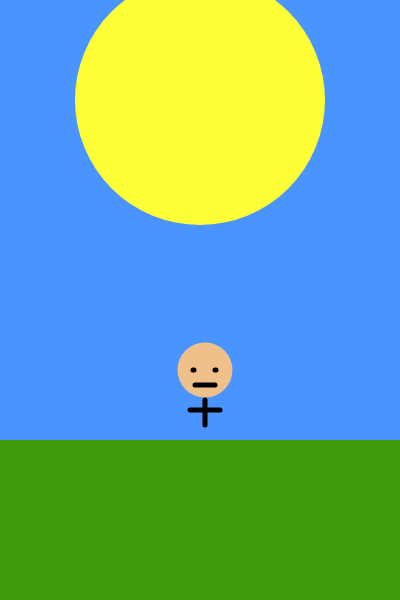
Frame 1 (no input)
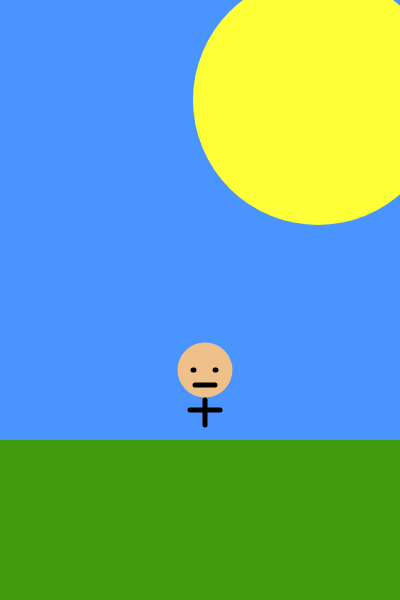
Frame 60 (no input)
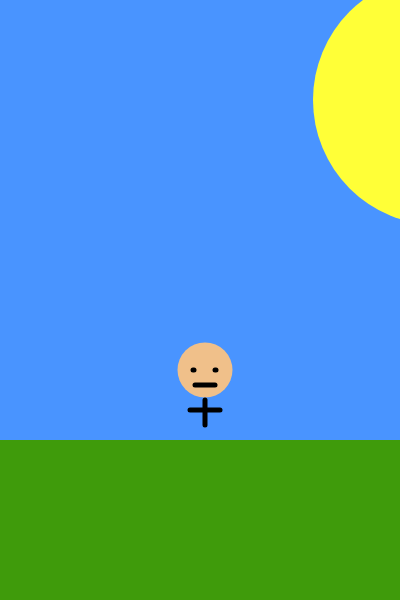
Frame 120 (the mouse pressed at the canvas centre since frame 60)

The p5.js sketch that drew these frames (run headless with seeded random() and noise() and a simulated clock; from frame 60 on, the mouse is pressed at the canvas centre):

// p5.js sketch
// ── sketch.js
let x = 200
function setup() {
  createCanvas(400, 600);
}

function draw() {
  background("#4994FF");
  let c1 = color(255, 255, 55);
  fill(c1);
  noStroke();
  circle(x, 100, 250);

  stroke("#3f9b0b");
  strokeWeight(320);

  line(0, 600, 400, 600);

  let c2 = color("#f0c08a");
  fill(c2);
  noStroke();
  circle(205, 370, 55);

  stroke("#000000");
  strokeWeight(5);

  line(205, 400, 205, 425);

  stroke("#000000");
  strokeWeight(5);

  line(190, 410, 220, 410);

  stroke("#000000");
  strokeWeight(5);

  line(195, 385, 215, 385);

  stroke("#000000");
  strokeWeight(5);

  line(193, 370, 194, 370);

  stroke("#000000");
  strokeWeight(5);

  line(215, 370, 216, 370);
  
  x = x + 2;
}
